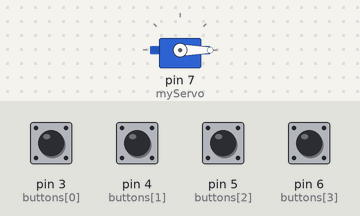
The sketch below on a simulated Arduino Uno, built with avr-gcc and run on an emulated ATmega328P. Parts: servo. Inputs (shaded band) come from the test bench; at power-on: pin 3 (buttons[0]), pin 4 (buttons[1]), pin 5 (buttons[2]), pin 6 (buttons[3]) LOW.

Above: at 1.2 s.
1.3 s: pin 3 (buttons[0]) pulled HIGH for 0.15 s
At 1.9 s:
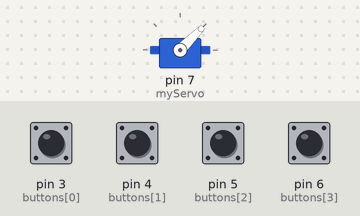
4.4 s: pin 4 (buttons[1]) pulled HIGH for 0.15 s
At 5.5 s:
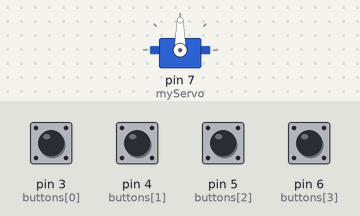
7.5 s: pin 5 (buttons[2]) pulled HIGH for 0.15 s
At 7.9 s:
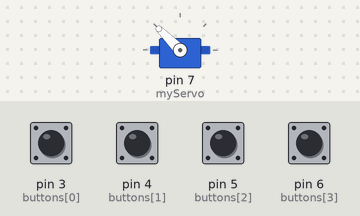
10.6 s: pin 6 (buttons[3]) pulled HIGH for 0.15 s
At 11.4 s:
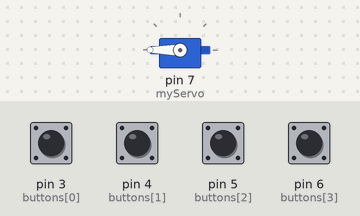
13.7 s: pin 6 (buttons[3]) pulled HIGH for 1 s
At 17.3 s:
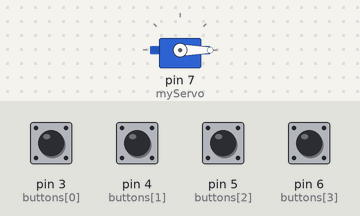
17.7 s: pin 3 (buttons[0]) pulled HIGH for 1 s
At 18.0 s:
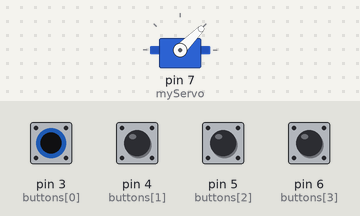
Timing chart, 0 to 22.2 s (numbered marks = the images above; inputs shaded):
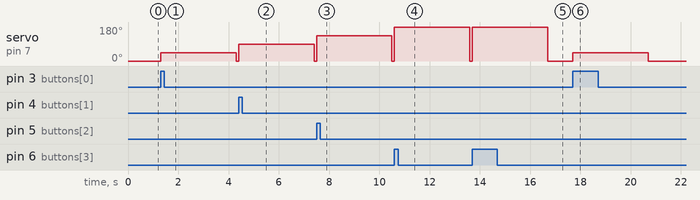

Measured:
- after the input at 1.3 s, servo on pin 7 (myServo): 0° → 45° at once, → 0° 3.0 s later
- after the input at 4.4 s, servo on pin 7 (myServo): 0° → 90° at once, → 0° 3.0 s later
- after the input at 7.5 s, servo on pin 7 (myServo): 0° → 135° at once, → 0° 3.0 s later
- after the input at 10.6 s, servo on pin 7 (myServo): 0° → 180° at once, → 0° 3.0 s later
- after the input at 13.7 s, servo on pin 7 (myServo): 0° → 180° at once, → 0° 3.0 s later
- after the input at 17.7 s, servo on pin 7 (myServo): 0° → 45° at once, → 0° 3.0 s later

The sketch:

cau44-4-nut-servo.ino
```cpp
#include <Servo.h>

Servo myServo;
int buttons[] = {3, 4, 5, 6};
int angles[] = {45, 90, 135, 180};
int buttonState[4];

void setup() {
  myServo.attach(7);
  myServo.write(0);

  for (int i = 0; i < 4; i++) {
    pinMode(buttons[i], INPUT);
  }
}

void loop() {
  for (int i = 0; i < 4; i++) {
    if (digitalRead(buttons[i]) == HIGH) {
      myServo.write(angles[i]);
      delay(3000);
      myServo.write(0);
    }
  }
}
```
